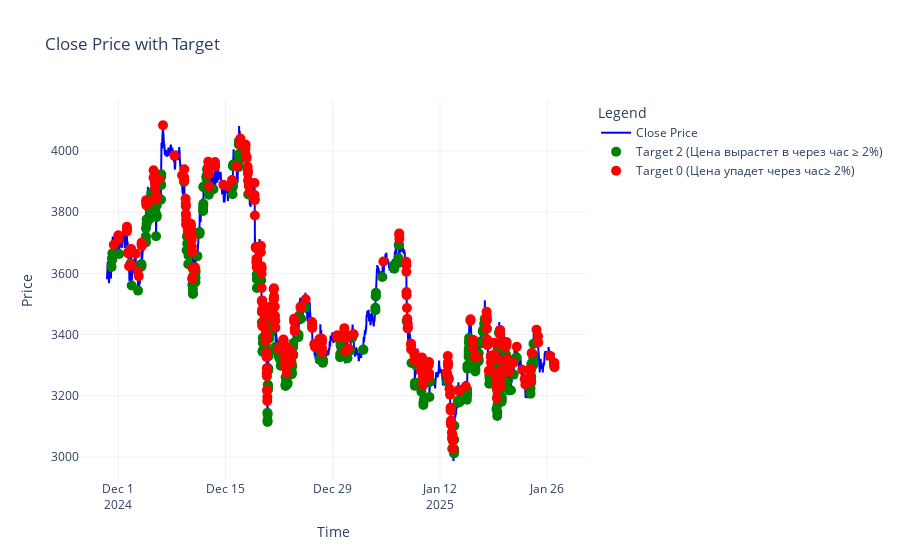

Source (notebook cell):
### Markdown cell above
Классы не сбалансированы.

### Code cell
fig = go.Figure()

fig.add_trace(go.Scatter(
    x=eth_df_features.index,
    y=eth_df_features['Close'],
    mode='lines',
    name='Close Price',
    line=dict(color='blue')
))

# Подкрашиваем точки, где target == 2 (зеленым)
fig.add_trace(go.Scatter(
    x=eth_df_features[eth_df_features['target'] == 2].index,
    y=eth_df_features[eth_df_features['target'] == 2]['Close'],
    mode='markers',
    name='Target 2 (Цена вырастет в через час ≥ 2%)',
    marker=dict(color='green', size=10)
))

# Подкрашиваем точки, где target == 0 (красным)
fig.add_trace(go.Scatter(
    x=eth_df_features[eth_df_features['target'] == 0].index,
    y=eth_df_features[eth_df_features['target'] == 0]['Close'],
    mode='markers',
    name='Target 0 (Цена упадет через час≥ 2%)',
    marker=dict(color='red', size=10)
))

fig.update_layout(
    title='Close Price with Target',
    xaxis_title='Time',
    yaxis_title='Price',
    legend_title='Legend',
    template='plotly_white'
)

fig.show()

### Figure 1 — Plotly figure (JSON) as saved in the notebook; plotly's stock layout.template omitted (floating-point values rounded to 4 significant figures; data arrays with more than 128 entries replaced by an {"elided": "..."} marker saying what was removed)
{"data": [{"line": {"color": "blue"}, "mode": "lines", "name": "Close Price", "type": "scatter", "x": {"elided": "5603 str values"}, "y": {"elided": "5603 float values"}}, {"marker": {"color": "green", "size": 10}, "mode": "markers", "name": "Target 2 (Цена вырастет в через час ≥ 2%)", "type": "scatter", "x": {"elided": "339 str values"}, "y": {"elided": "339 float values"}}, {"marker": {"color": "red", "size": 10}, "mode": "markers", "name": "Target 0 (Цена упадет через час≥ 2%)", "type": "scatter", "x": {"elided": "349 str values"}, "y": {"elided": "349 float values"}}], "layout": {"legend": {"title": {"text": "Legend"}}, "title": {"text": "Close Price with Target"}, "xaxis": {"title": {"text": "Time"}}, "yaxis": {"title": {"text": "Price"}}}}
